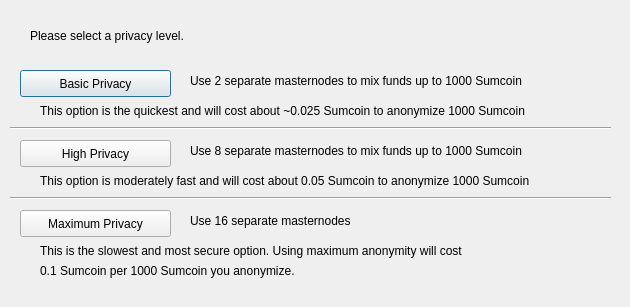
<?xml version="1.0" encoding="UTF-8"?>
<ui version="4.0">
 <class>DarksendConfig</class>
 <widget class="QDialog" name="DarksendConfig">
  <property name="geometry">
   <rect>
    <x>0</x>
    <y>0</y>
    <width>630</width>
    <height>307</height>
   </rect>
  </property>
  <property name="windowTitle">
   <string>Configure Darksend</string>
  </property>
  <widget class="QPushButton" name="buttonBasic">
   <property name="geometry">
    <rect>
     <x>20</x>
     <y>70</y>
     <width>151</width>
     <height>27</height>
    </rect>
   </property>
   <property name="text">
    <string>Basic Privacy</string>
   </property>
  </widget>
  <widget class="QPushButton" name="buttonHigh">
   <property name="geometry">
    <rect>
     <x>20</x>
     <y>140</y>
     <width>151</width>
     <height>27</height>
    </rect>
   </property>
   <property name="text">
    <string>High Privacy</string>
   </property>
  </widget>
  <widget class="QPushButton" name="buttonMax">
   <property name="geometry">
    <rect>
     <x>20</x>
     <y>210</y>
     <width>151</width>
     <height>27</height>
    </rect>
   </property>
   <property name="text">
    <string>Maximum Privacy</string>
   </property>
  </widget>
  <widget class="QLabel" name="label">
   <property name="geometry">
    <rect>
     <x>30</x>
     <y>20</y>
     <width>571</width>
     <height>31</height>
    </rect>
   </property>
   <property name="text">
    <string>Please select a privacy level.</string>
   </property>
  </widget>
  <widget class="QLabel" name="label_2">
   <property name="geometry">
    <rect>
     <x>190</x>
     <y>70</y>
     <width>421</width>
     <height>21</height>
    </rect>
   </property>
   <property name="text">
    <string>Use 2 separate masternodes to mix funds up to 1000 Sumcoin</string>
   </property>
  </widget>
  <widget class="QLabel" name="label_3">
   <property name="geometry">
    <rect>
     <x>190</x>
     <y>140</y>
     <width>411</width>
     <height>21</height>
    </rect>
   </property>
   <property name="text">
    <string>Use 8 separate masternodes to mix funds up to 1000 Sumcoin</string>
   </property>
  </widget>
  <widget class="QLabel" name="label_4">
   <property name="geometry">
    <rect>
     <x>190</x>
     <y>210</y>
     <width>421</width>
     <height>21</height>
    </rect>
   </property>
   <property name="text">
    <string>Use 16 separate masternodes</string>
   </property>
  </widget>
  <widget class="QLabel" name="label_6">
   <property name="geometry">
    <rect>
     <x>40</x>
     <y>100</y>
     <width>561</width>
     <height>21</height>
    </rect>
   </property>
   <property name="text">
    <string>This option is the quickest and will cost about ~0.025 Sumcoin to anonymize 1000 Sumcoin</string>
   </property>
  </widget>
  <widget class="QLabel" name="label_7">
   <property name="geometry">
    <rect>
     <x>40</x>
     <y>170</y>
     <width>561</width>
     <height>21</height>
    </rect>
   </property>
   <property name="text">
    <string>This option is moderately fast and will cost about 0.05 Sumcoin to anonymize 1000 Sumcoin</string>
   </property>
  </widget>
  <widget class="QLabel" name="label_8">
   <property name="geometry">
    <rect>
     <x>40</x>
     <y>240</y>
     <width>561</width>
     <height>21</height>
    </rect>
   </property>
   <property name="text">
    <string>This is the slowest and most secure option. Using maximum anonymity will cost</string>
   </property>
  </widget>
  <widget class="QLabel" name="label_9">
   <property name="geometry">
    <rect>
     <x>40</x>
     <y>260</y>
     <width>561</width>
     <height>21</height>
    </rect>
   </property>
   <property name="text">
    <string>0.1 Sumcoin per 1000 Sumcoin you anonymize.</string>
   </property>
  </widget>
  <widget class="Line" name="line">
   <property name="geometry">
    <rect>
     <x>10</x>
     <y>120</y>
     <width>601</width>
     <height>16</height>
    </rect>
   </property>
   <property name="orientation">
    <enum>Qt::Horizontal</enum>
   </property>
  </widget>
  <widget class="Line" name="line_2">
   <property name="geometry">
    <rect>
     <x>10</x>
     <y>190</y>
     <width>601</width>
     <height>16</height>
    </rect>
   </property>
   <property name="orientation">
    <enum>Qt::Horizontal</enum>
   </property>
  </widget>
 </widget>
 <resources/>
 <connections/>
</ui>
